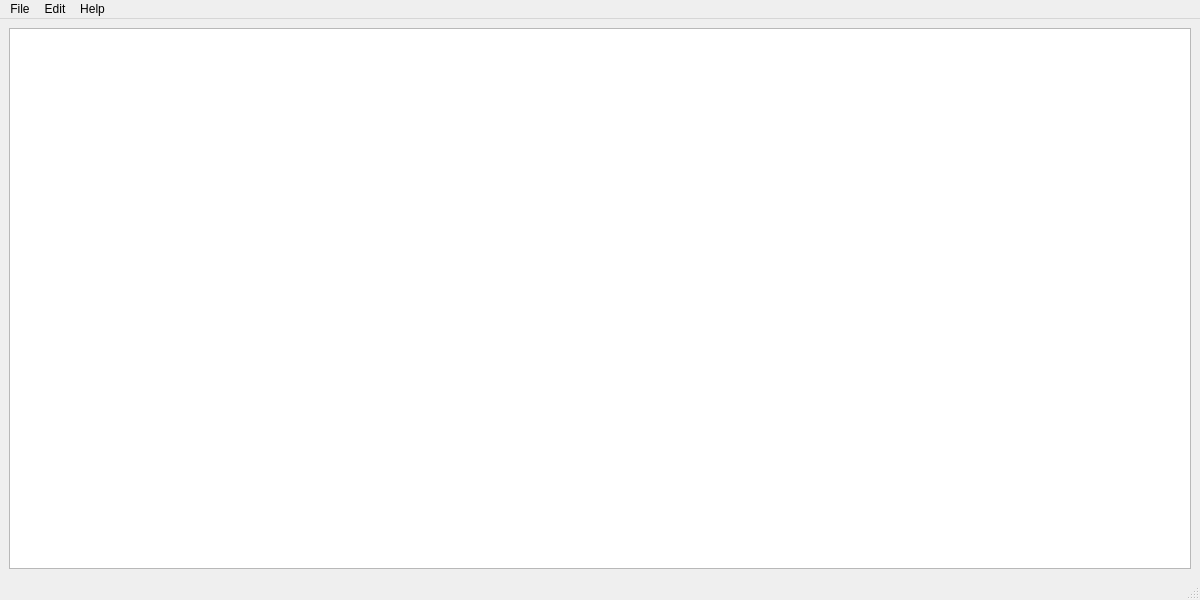
<?xml version="1.0" encoding="UTF-8"?>
<ui version="4.0">
 <class>MainWindow</class>
 <widget class="QMainWindow" name="MainWindow">
  <property name="geometry">
   <rect>
    <x>0</x>
    <y>0</y>
    <width>1200</width>
    <height>600</height>
   </rect>
  </property>
  <property name="windowTitle">
   <string>DragonLog</string>
  </property>
  <property name="windowIcon">
   <iconset>
    <normaloff>icons/icons8-dragon-96.png</normaloff>icons/icons8-dragon-96.png</iconset>
  </property>
  <widget class="QWidget" name="centralwidget">
   <layout class="QVBoxLayout" name="verticalLayout">
    <item>
     <widget class="QTableView" name="QSOTableView">
      <property name="editTriggers">
       <set>QAbstractItemView::NoEditTriggers</set>
      </property>
      <property name="selectionMode">
       <enum>QAbstractItemView::ExtendedSelection</enum>
      </property>
      <property name="selectionBehavior">
       <enum>QAbstractItemView::SelectRows</enum>
      </property>
      <property name="sortingEnabled">
       <bool>true</bool>
      </property>
      <attribute name="verticalHeaderVisible">
       <bool>false</bool>
      </attribute>
     </widget>
    </item>
   </layout>
  </widget>
  <widget class="QMenuBar" name="menubar">
   <property name="geometry">
    <rect>
     <x>0</x>
     <y>0</y>
     <width>1200</width>
     <height>22</height>
    </rect>
   </property>
   <widget class="QMenu" name="menuFile">
    <property name="title">
     <string>File</string>
    </property>
    <addaction name="actionSelect_DB"/>
    <addaction name="separator"/>
    <addaction name="actionExport"/>
    <addaction name="actionImport"/>
    <addaction name="separator"/>
    <addaction name="actionSettings"/>
    <addaction name="separator"/>
    <addaction name="actionExit"/>
   </widget>
   <widget class="QMenu" name="menuEdit">
    <property name="title">
     <string>Edit</string>
    </property>
    <addaction name="actionLog_QSO"/>
    <addaction name="actionLog_multi_QSOs"/>
    <addaction name="separator"/>
    <addaction name="actionDelete_log_entry"/>
    <addaction name="actionChange_log_entry"/>
   </widget>
   <widget class="QMenu" name="menuHelp">
    <property name="title">
     <string>Help</string>
    </property>
    <addaction name="actionHelp"/>
    <addaction name="separator"/>
    <addaction name="actionAbout"/>
    <addaction name="actionAbout_Qt"/>
   </widget>
   <addaction name="menuFile"/>
   <addaction name="menuEdit"/>
   <addaction name="menuHelp"/>
  </widget>
  <widget class="QStatusBar" name="statusbar"/>
  <action name="actionLog_QSO">
   <property name="icon">
    <iconset>
     <normaloff>icons/edit_add.png</normaloff>icons/edit_add.png</iconset>
   </property>
   <property name="text">
    <string>Log QSO...</string>
   </property>
   <property name="shortcut">
    <string>Ctrl+L</string>
   </property>
  </action>
  <action name="actionSelect_DB">
   <property name="icon">
    <iconset>
     <normaloff>icons/db.png</normaloff>icons/db.png</iconset>
   </property>
   <property name="text">
    <string>Select database...</string>
   </property>
  </action>
  <action name="actionExit">
   <property name="icon">
    <iconset>
     <normaloff>icons/exit.png</normaloff>icons/exit.png</iconset>
   </property>
   <property name="text">
    <string>Exit</string>
   </property>
   <property name="shortcut">
    <string>Ctrl+Q</string>
   </property>
  </action>
  <action name="actionExport">
   <property name="icon">
    <iconset>
     <normaloff>icons/fileexport.png</normaloff>icons/fileexport.png</iconset>
   </property>
   <property name="text">
    <string>Export...</string>
   </property>
  </action>
  <action name="actionImport">
   <property name="icon">
    <iconset>
     <normaloff>icons/fileimport.png</normaloff>icons/fileimport.png</iconset>
   </property>
   <property name="text">
    <string>Import...</string>
   </property>
  </action>
  <action name="actionAbout">
   <property name="icon">
    <iconset>
     <normaloff>icons/info.png</normaloff>icons/info.png</iconset>
   </property>
   <property name="text">
    <string>About</string>
   </property>
  </action>
  <action name="actionAbout_Qt">
   <property name="icon">
    <iconset>
     <normaloff>icons/info.png</normaloff>icons/info.png</iconset>
   </property>
   <property name="text">
    <string>About Qt</string>
   </property>
  </action>
  <action name="actionDelete_log_entry">
   <property name="icon">
    <iconset>
     <normaloff>icons/edit_remove.png</normaloff>icons/edit_remove.png</iconset>
   </property>
   <property name="text">
    <string>Delete log entry</string>
   </property>
   <property name="shortcut">
    <string>Ctrl+X</string>
   </property>
  </action>
  <action name="actionChange_log_entry">
   <property name="icon">
    <iconset>
     <normaloff>icons/edit.png</normaloff>icons/edit.png</iconset>
   </property>
   <property name="text">
    <string>Change log entry...</string>
   </property>
   <property name="shortcut">
    <string>Ctrl+E</string>
   </property>
  </action>
  <action name="actionSettings">
   <property name="icon">
    <iconset>
     <normaloff>icons/gear.png</normaloff>icons/gear.png</iconset>
   </property>
   <property name="text">
    <string>Settings</string>
   </property>
  </action>
  <action name="actionLog_multi_QSOs">
   <property name="icon">
    <iconset>
     <normaloff>icons/edit_addmulti.png</normaloff>icons/edit_addmulti.png</iconset>
   </property>
   <property name="text">
    <string>Log multi QSOs...</string>
   </property>
   <property name="shortcut">
    <string>Ctrl+Shift+L</string>
   </property>
  </action>
  <action name="actionHelp">
   <property name="icon">
    <iconset>
     <normaloff>icons/help.png</normaloff>icons/help.png</iconset>
   </property>
   <property name="text">
    <string>Help</string>
   </property>
  </action>
 </widget>
 <resources/>
 <connections>
  <connection>
   <sender>actionAbout</sender>
   <signal>triggered()</signal>
   <receiver>MainWindow</receiver>
   <slot>showAbout()</slot>
   <hints>
    <hint type="sourcelabel">
     <x>-1</x>
     <y>-1</y>
    </hint>
    <hint type="destinationlabel">
     <x>399</x>
     <y>299</y>
    </hint>
   </hints>
  </connection>
  <connection>
   <sender>actionAbout_Qt</sender>
   <signal>triggered()</signal>
   <receiver>MainWindow</receiver>
   <slot>showAboutQt()</slot>
   <hints>
    <hint type="sourcelabel">
     <x>-1</x>
     <y>-1</y>
    </hint>
    <hint type="destinationlabel">
     <x>399</x>
     <y>299</y>
    </hint>
   </hints>
  </connection>
  <connection>
   <sender>actionLog_QSO</sender>
   <signal>triggered()</signal>
   <receiver>MainWindow</receiver>
   <slot>logQSO()</slot>
   <hints>
    <hint type="sourcelabel">
     <x>-1</x>
     <y>-1</y>
    </hint>
    <hint type="destinationlabel">
     <x>399</x>
     <y>299</y>
    </hint>
   </hints>
  </connection>
  <connection>
   <sender>actionExit</sender>
   <signal>triggered()</signal>
   <receiver>MainWindow</receiver>
   <slot>close()</slot>
   <hints>
    <hint type="sourcelabel">
     <x>-1</x>
     <y>-1</y>
    </hint>
    <hint type="destinationlabel">
     <x>399</x>
     <y>299</y>
    </hint>
   </hints>
  </connection>
  <connection>
   <sender>actionSelect_DB</sender>
   <signal>triggered()</signal>
   <receiver>MainWindow</receiver>
   <slot>selectDB()</slot>
   <hints>
    <hint type="sourcelabel">
     <x>-1</x>
     <y>-1</y>
    </hint>
    <hint type="destinationlabel">
     <x>399</x>
     <y>299</y>
    </hint>
   </hints>
  </connection>
  <connection>
   <sender>actionDelete_log_entry</sender>
   <signal>triggered()</signal>
   <receiver>MainWindow</receiver>
   <slot>deleteQSO()</slot>
   <hints>
    <hint type="sourcelabel">
     <x>-1</x>
     <y>-1</y>
    </hint>
    <hint type="destinationlabel">
     <x>399</x>
     <y>299</y>
    </hint>
   </hints>
  </connection>
  <connection>
   <sender>actionChange_log_entry</sender>
   <signal>triggered()</signal>
   <receiver>MainWindow</receiver>
   <slot>changeQSO()</slot>
   <hints>
    <hint type="sourcelabel">
     <x>-1</x>
     <y>-1</y>
    </hint>
    <hint type="destinationlabel">
     <x>399</x>
     <y>299</y>
    </hint>
   </hints>
  </connection>
  <connection>
   <sender>actionSettings</sender>
   <signal>triggered()</signal>
   <receiver>MainWindow</receiver>
   <slot>showSettings()</slot>
   <hints>
    <hint type="sourcelabel">
     <x>-1</x>
     <y>-1</y>
    </hint>
    <hint type="destinationlabel">
     <x>399</x>
     <y>299</y>
    </hint>
   </hints>
  </connection>
  <connection>
   <sender>actionExport</sender>
   <signal>triggered()</signal>
   <receiver>MainWindow</receiver>
   <slot>export()</slot>
   <hints>
    <hint type="sourcelabel">
     <x>-1</x>
     <y>-1</y>
    </hint>
    <hint type="destinationlabel">
     <x>399</x>
     <y>299</y>
    </hint>
   </hints>
  </connection>
  <connection>
   <sender>actionLog_multi_QSOs</sender>
   <signal>triggered()</signal>
   <receiver>MainWindow</receiver>
   <slot>logMultiQSOs()</slot>
   <hints>
    <hint type="sourcelabel">
     <x>-1</x>
     <y>-1</y>
    </hint>
    <hint type="destinationlabel">
     <x>399</x>
     <y>299</y>
    </hint>
   </hints>
  </connection>
  <connection>
   <sender>QSOTableView</sender>
   <signal>doubleClicked(QModelIndex)</signal>
   <receiver>MainWindow</receiver>
   <slot>changeQSO()</slot>
   <hints>
    <hint type="sourcelabel">
     <x>399</x>
     <y>300</y>
    </hint>
    <hint type="destinationlabel">
     <x>399</x>
     <y>299</y>
    </hint>
   </hints>
  </connection>
  <connection>
   <sender>actionHelp</sender>
   <signal>triggered()</signal>
   <receiver>MainWindow</receiver>
   <slot>showHelp()</slot>
   <hints>
    <hint type="sourcelabel">
     <x>-1</x>
     <y>-1</y>
    </hint>
    <hint type="destinationlabel">
     <x>399</x>
     <y>299</y>
    </hint>
   </hints>
  </connection>
  <connection>
   <sender>actionImport</sender>
   <signal>triggered()</signal>
   <receiver>MainWindow</receiver>
   <slot>logImport()</slot>
   <hints>
    <hint type="sourcelabel">
     <x>-1</x>
     <y>-1</y>
    </hint>
    <hint type="destinationlabel">
     <x>399</x>
     <y>299</y>
    </hint>
   </hints>
  </connection>
 </connections>
 <slots>
  <slot>showAbout()</slot>
  <slot>showAboutQt()</slot>
  <slot>logQSO()</slot>
  <slot>selectDB()</slot>
  <slot>deleteQSO()</slot>
  <slot>changeQSO()</slot>
  <slot>showSettings()</slot>
  <slot>export()</slot>
  <slot>logImport()</slot>
  <slot>logMultiQSOs()</slot>
  <slot>showHelp()</slot>
 </slots>
</ui>
